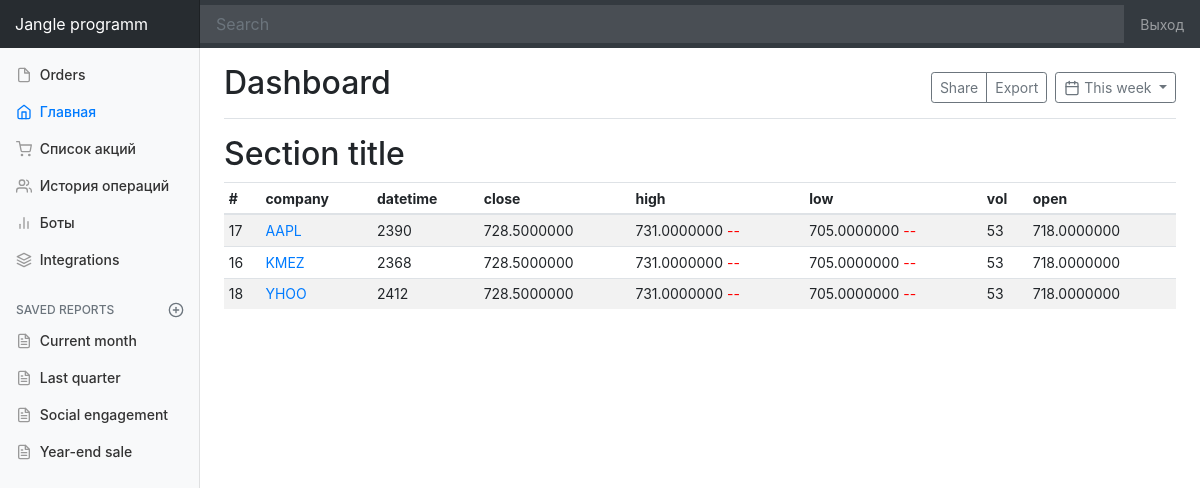
/stock/, run on the app's committed database.
### stock/models.py (models this page shows)
class Stock(models.Model):
    company = models.CharField(max_length=50)
    description = models.TextField(blank=True)
    class Meta:
        ordering = ['company']
        verbose_name = 'Акция'
        verbose_name_plural = 'Акции'

class StockPrice(models.Model):
    id_stock = models.ForeignKey(Stock, on_delete=models.CASCADE)
    date_time = models.DateTimeField()
    open = models.DecimalField(max_length=20, decimal_places=7, max_digits=10000, default=0)
    high = models.DecimalField(max_length=20, decimal_places=7, max_digits=10000, default=0)
    low = models.DecimalField(max_length=20, decimal_places=7, max_digits=10000, default=0)
    close = models.DecimalField(max_length=20, decimal_places=7, max_digits=10000, default=0)
    vol = models.IntegerField(default=0)

### stock/views.py (the view)
# urls.py: path('', views.list_quotes, name='list_quotes'),
def list_quotes(request):
    stock = Stock.objects.all().values('id', 'company', 'description')
    for st in stock:
        st_p = StockPrice.objects.filter(id_stock=st['id']).values('id',
                                                                   'date_time',
                                                                   'high',
                                                                   'low',
                                                                   'close',
                                                                   'vol',
                                                                   'open')
        st['prices'] = st_p
        now_date = StockPrice.objects.filter(id_stock=st['id']).values('date_time', 'high', 'low').order_by('-date_time').first()
        yesterday = now_date['date_time'] - timedelta(days=1)
        yesterday_st = StockPrice.objects.filter(id_stock=st['id'], date_time=yesterday).values('date_time', 'high', 'low').order_by('-date_time').first()
        if now_date['high'] > yesterday_st['high']:
            st['status_high'] = 1
        else:
            st['status_high'] = 0
        if now_date['low'] > yesterday_st['low']:
            st['status_low'] = 1
        else:
            st['status_low'] = 0
        st['price'] = StockPrice.objects.filter(id_stock=st['id']).order_by('-date_time').first()
    content = {
        'quotes': stock
    }
    return render(request, 'stock/index.html', content)

### templates/stock/index.html (shortened to what this page needs)
{% extends 'layout/cabinet_layout.html' %}
{% block content %}
    <main role="main" class="col-md-9 ml-sm-auto col-lg-10 pt-3 px-4" style="margin-bottom: 50px;">
        <div class="d-flex justify-content-between flex-wrap flex-md-nowrap align-items-center pb-2 mb-3 border-bottom">
            <h1 class="h2">Dashboard</h1>
            <div class="btn-toolbar mb-2 mb-md-0">
                <div class="btn-group mr-2">
                    <button class="btn btn-sm btn-outline-secondary">Share</button>
                    <button class="btn btn-sm btn-outline-secondary">Export</button>
                </div>
                <button class="btn btn-sm btn-outline-secondary dropdown-toggle">
                    This week
                </button>
            </div>
        </div>
        <h2>Section title</h2>
        <div class="table-responsive">
            <table class="table table-striped table-sm">
                <thead>
                <tr>
                    <th>#</th>
                    <th>company</th>
                    <th>datetime</th>
                    <th>close</th>
                    <th>high</th>
                    <th>low</th>
                    <th>vol</th>
                    <th>open</th>
                </tr>
                </thead>
                <tbody>
                {% for quote in quotes %}
                    <tr>
                        <td>{{ quote.id }}</td>
                        <td><a href="/stock/get_company/{{ quote.id }}" class="" data-id="{{ quote.id }}">{{ quote.company }}</a></td>
                        <td>{{ quote.price.id }}</td>
                        <td>{{ quote.price.close }}</td>
                        <td>{{ quote.price.high }}
                            {% if quote.status_high == 1 %}
                                <span style="color: green">+</span>
                            {% else %}
                                <span style="color: red">--</span>
                            {% endif %}
                        </td>
                        <td>{{ quote.price.low }}
                            {% if quote.status_low == 1 %}
                                <span style="color: green">+</span>
                            {% else %}
                                <span style="color: red">--</span>
                            {% endif %}
                        </td>
                        <td>{{ quote.price.vol }}</td>
                        <td>{{ quote.price.open }}</td>
                    </tr>
                {% endfor %}
                </tbody>
            </table>
        </div>
    </main>
{% endblock %}

### templates/layout/cabinet_layout.html (shortened to what this page needs)
{% load static %}
{% load bootstrap4 %}
<!DOCTYPE html>
<html lang="en">
<head>
    {% bootstrap_css %}
    <link rel="stylesheet" href="{% static 'css/main.css' %}">
</head>
<nav class="navbar navbar-dark sticky-top bg-dark flex-md-nowrap p-0" >
    <a class="navbar-brand col-sm-3 col-md-2 mr-0" href="{% url "cabinet" %}">Jangle programm</a>
    <input class="form-control form-control-dark w-100" type="text" placeholder="Search" aria-label="Search">
    <ul class="navbar-nav px-3">
        <li class="nav-item text-nowrap">
            <a class="nav-link" href="{% url 'logout' %}">Выход</a>
        </li>
    </ul>
</nav>
<div class="container-fluid">
    <div class="row">
        <nav class="col-md-2 d-none d-md-block bg-light sidebar" style="margin-top: 10px;">
            <div class="sidebar-sticky">
                <ul class="nav flex-column">
                    <li class="nav-item">
                        <a class="nav-link" href="#">
                            Orders
                        </a>
                    </li>
                    <li class="nav-item">
                        <a class="nav-link active" href="{% url 'cabinet' %}">
                            Главная <span class="sr-only">(current)</span>
                        </a>
                    </li>
                    <li class="nav-item">
                        <a class="nav-link" href="/stock">
                            Список акций
                        </a>
                    </li>
                    <li class="nav-item">
                        <a class="nav-link" href="#">
                            История операций
                        </a>
                    </li>
                    <li class="nav-item">
                        <a class="nav-link" href="#">
                            Боты
                        </a>
                    </li>
                    <li class="nav-item">
                        <a class="nav-link" href="#">
                            Integrations
                        </a>
                    </li>
                </ul>
                <h6 class="sidebar-heading d-flex justify-content-between align-items-center px-3 mt-4 mb-1 text-muted">
                    <span>Saved reports</span>
                    <a class="d-flex align-items-center text-muted" href="#">
                    </a>
                </h6>
                <ul class="nav flex-column mb-2">
                    <li class="nav-item">
                        <a class="nav-link" href="#">
                            Current month
                        </a>
                    </li>
                    <li class="nav-item">
                        <a class="nav-link" href="#">
                            Last quarter
                        </a>
                    </li>
                    <li class="nav-item">
                        <a class="nav-link" href="#">
                            Social engagement
                        </a>
                    </li>
                    <li class="nav-item">
                        <a class="nav-link" href="#">
                            Year-end sale
                        </a>
                    </li>
                </ul>
            </div>
        </nav>
        {% block content %}
        {% endblock %}
    </div>
</div>
</html>

### static/css/main.css (style rules this page uses)
.feather { width: 16px; height: 16px; vertical-align: text-bottom; }
.sidebar { position: fixed; top: 0; bottom: 0; left: 0; z-index: 100; padding: 0; box-shadow: inset -1px 0 0 rgba(0, 0, 0, .1); }
.sidebar-sticky { position: -webkit-sticky; position: sticky; top: 48px; height: calc(100vh - 48px); padding-top: .5rem; overflow-x: hidden; overflow-y: auto; }
.sidebar .nav-link { font-weight: 500; color: #333; }
.sidebar .nav-link .feather { margin-right: 4px; color: #999; }
.sidebar .nav-link.active { color: #007bff; }
.sidebar .nav-link:hover .feather, .sidebar .nav-link.active .feather { color: inherit; }
.sidebar-heading { font-size: .75rem; text-transform: uppercase; }
.navbar-brand { padding-top: .75rem; padding-bottom: .75rem; font-size: 1rem; background-color: rgba(0, 0, 0, .25); box-shadow: inset -1px 0 0 rgba(0, 0, 0, .25); }
.navbar .form-control { padding: .75rem 1rem; border-width: 0; border-radius: 0; }
.form-control-dark { color: #fff; background-color: rgba(255, 255, 255, .1); border-color: rgba(255, 255, 255, .1); }
.border-bottom { border-bottom: 1px solid #e5e5e5; }

### data on the page
Stock: id "17", company "AAPL", price.id "2390", price.close "728.5000000", price.high "731.0000000", price.low "705.0000000", price.vol "53", price.open "718.0000000"
Stock: id "16", company "KMEZ", price.id "2368", price.close "728.5000000", price.high "731.0000000", price.low "705.0000000", price.vol "53", price.open "718.0000000"
Stock: id "18", company "YHOO", price.id "2412", price.close "728.5000000", price.high "731.0000000", price.low "705.0000000", price.vol "53", price.open "718.0000000"
